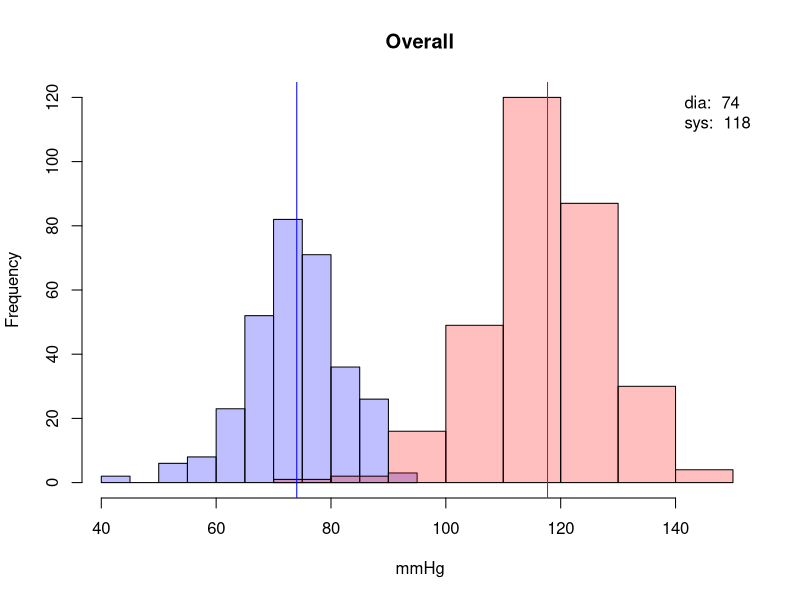
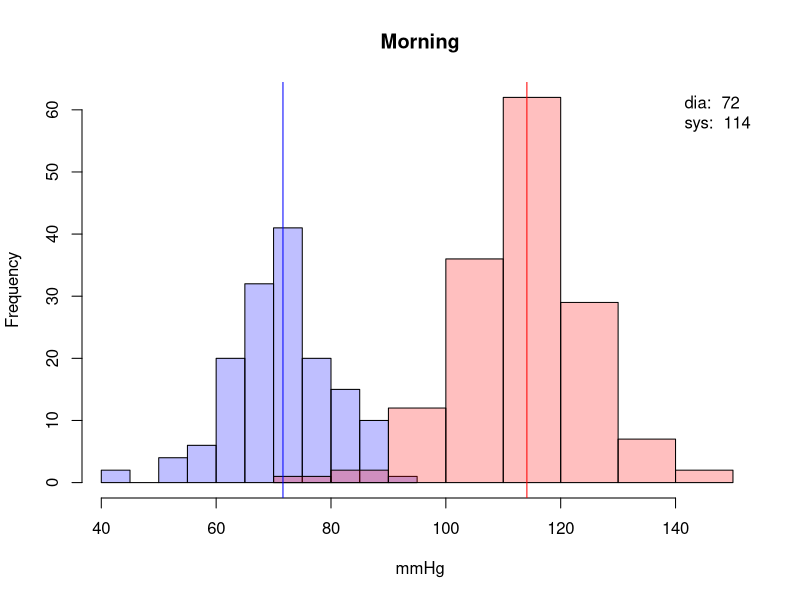
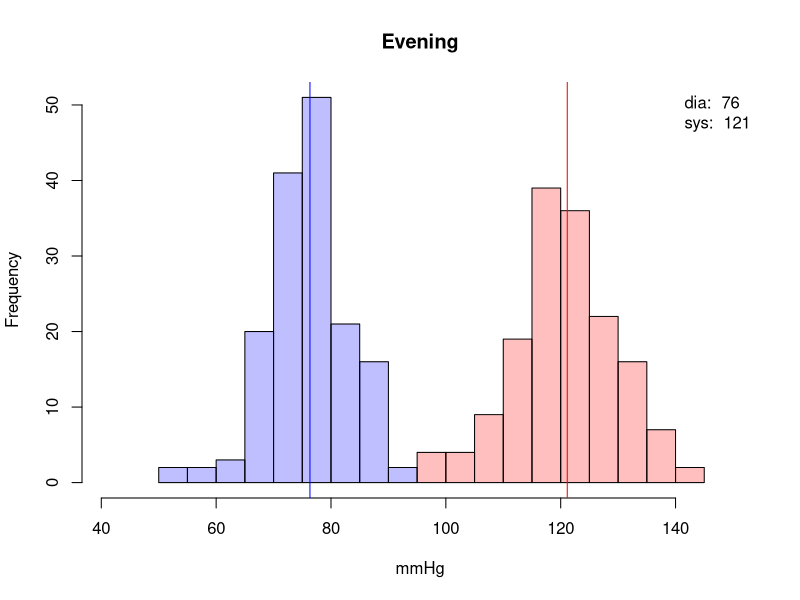
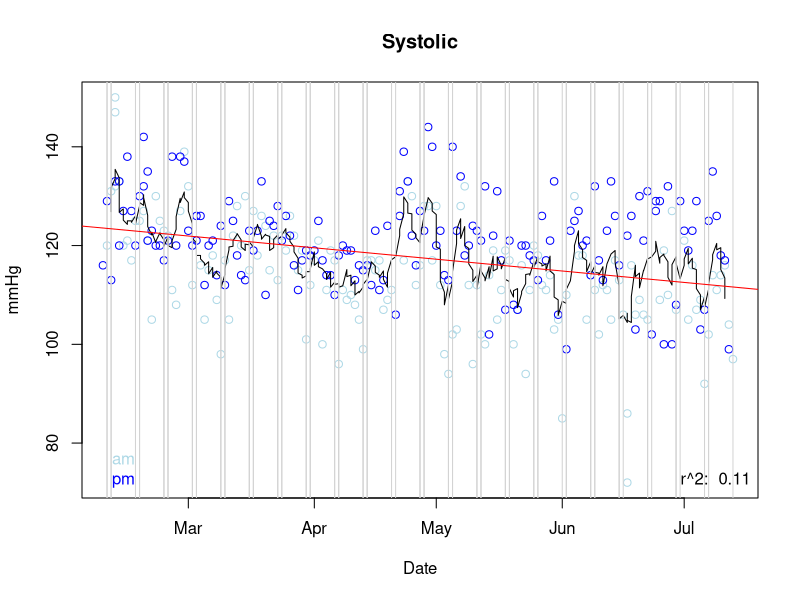
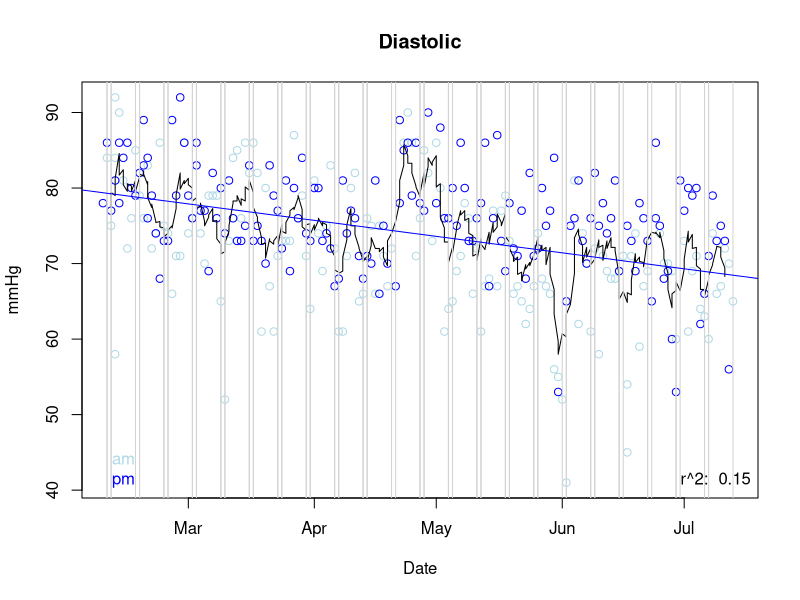
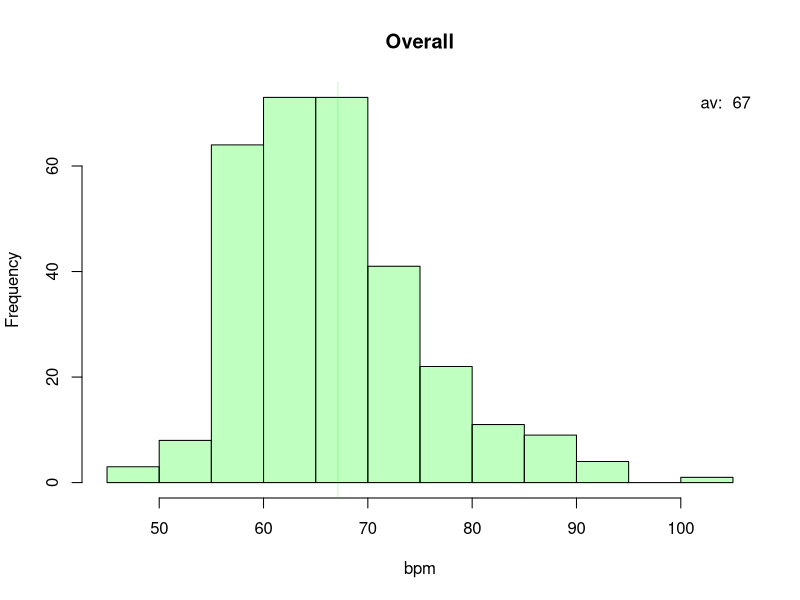
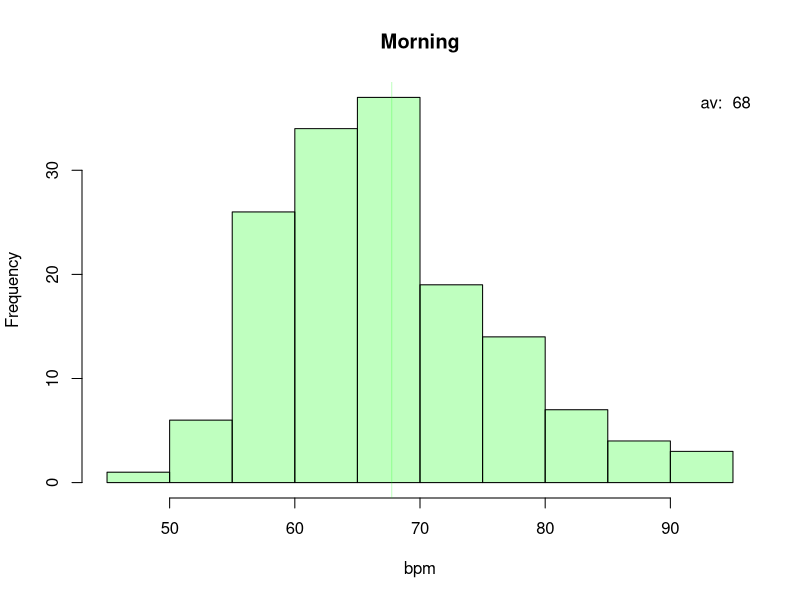
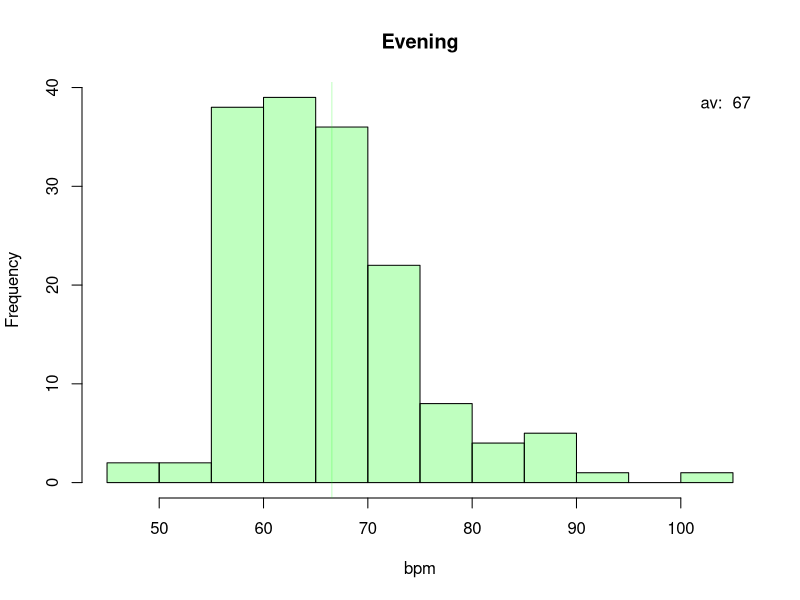

The R source for these figures, in order:
## ---- chunk 1
library(lubridate)
## ---- chunk 2
bp <- read.csv(file="bp.csv", header=TRUE, sep=",")
bp$datetime <- paste(bp$date, bp$time)
am <- hour(bp$datetime) < 12
pm <- hour(bp$datetime) >= 12
dates <- as.Date(bp$datetime)
mp <- c(min(bp$dia), max(bp$sys))
cdia <- rgb(0,0,1,1/4)
csys <- rgb(1,0,0,1/4)
cpul <- rgb(0,1,0,1/4)
## ---- chunk 3
plot.blood.pressure <- function(bp, title) {
  hsys <- hist(bp$sys, breaks=10, plot=F)
  hdia <- hist(bp$dia, breaks=10, plot=F)
  mc <- c(0, max(c(hsys$counts, hdia$counts)))
  plot(hdia, col=cdia, xlim=mp, ylim=mc, main = title, xlab = "mmHg")
  plot(hsys, col=csys, xlim=mp, ylim=mc, add=T)
  mdia <- mean(bp$dia)
  msys <- mean(bp$sys)
  abline(v=c(msys, mdia), col=c("red","blue"))
  legend("topright", bty="n", legend=c(paste("dia: ", format(mdia, digits=2)), paste("sys: ", format(msys, digits=2))))
}
## ---- chunk 4
plot.blood.pressure(bp, "Overall")
## ---- chunk 5
plot.blood.pressure(bp[am,], "Morning")
## ---- chunk 6
plot.blood.pressure(bp[pm,], "Evening")
## ---- chunk 7
movavg <- function(x, n=5){
  filter(x,rep(1/n,n), sides=2)
}
plot.dates <- function(dates, points, title, col) {
  cs <- c("lightblue", "blue")
  plot(dates[am], points[am], xlab="Date", ylab="mmHg", main=title, col=cs[1])
  points(dates[pm], points[pm], col=cs[2])
  a <- movavg(points, 7)
  lines(dates, a)
  abline(v=dates[wday(dates) %in% c(1,7)], col="lightgray")
  sd <- lm(points~dates)
  abline(sd, col=col)
  legend("bottomright", bty="n", legend=paste("r^2: ", format(summary(sd)$r.squared, digits=2)))
  legend("bottomleft", bty="n", legend=c("am", "pm"), text.col = cs, pt.bg=cs)
}
plot.dates(dates, bp$sys, "Systolic", "red")
plot.dates(dates, bp$dia, "Diastolic", "blue")
## ---- chunk 8
plot.pulse <- function(pulse, c, title) {
  hpul <- hist(pulse, breaks=10, plot=F)
  plot(hpul, col=c, main = title, xlab = "bpm")
  m <- mean(pulse)
  abline(v=m, col=c)
  legend("topright", bty="n", legend=paste("av: ", format(m, digits=2)))
}
plot.pulse(bp$pul, cpul, "Overall")
## ---- chunk 9
plot.pulse(bp[am,]$pul, cpul, "Morning")
## ---- chunk 10
plot.pulse(bp[pm,]$pul, cpul, "Evening")
## ---- chunk 11
plot.dates(dates, bp$pul, "Pulse", "green")
## ---- chunk 12
plot(bp$dia, bp$sys, xlab = "Diastolic", ylab="Systolic")
msd <- lm(bp$sys~bp$dia)
abline(msd)
legend("bottomright", bty="n", legend=paste("r^2: ", format(summary(msd)$r.squared, digits=2)))
